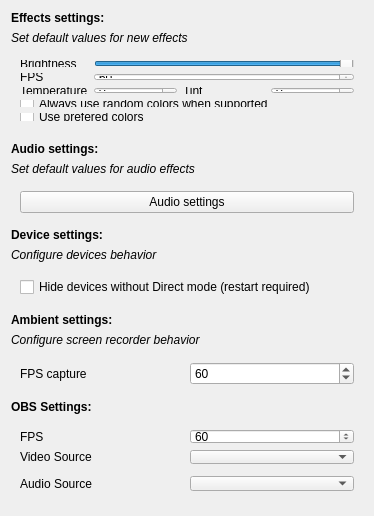
<?xml version="1.0" encoding="UTF-8"?>
<ui version="4.0">
 <class>GlobalSettings</class>
 <widget class="QWidget" name="GlobalSettings">
  <property name="geometry">
   <rect>
    <x>0</x>
    <y>0</y>
    <width>374</width>
    <height>516</height>
   </rect>
  </property>
  <property name="minimumSize">
   <size>
    <width>0</width>
    <height>0</height>
   </size>
  </property>
  <layout class="QGridLayout" name="gridLayout" rowstretch="0,0,0,0,0,0,0,0,0,0,0,0,0,0">
   <property name="sizeConstraint">
    <enum>QLayout::SetMaximumSize</enum>
   </property>
   <item row="6" column="0">
    <widget class="QLabel" name="deviceLabel">
     <property name="sizePolicy">
      <sizepolicy hsizetype="Preferred" vsizetype="Fixed">
       <horstretch>0</horstretch>
       <verstretch>0</verstretch>
      </sizepolicy>
     </property>
     <property name="font">
      <font>
       <bold>true</bold>
      </font>
     </property>
     <property name="text">
      <string>Device settings:</string>
     </property>
    </widget>
   </item>
   <item row="10" column="0">
    <widget class="QLabel" name="ambientInfoLabel">
     <property name="sizePolicy">
      <sizepolicy hsizetype="Preferred" vsizetype="Fixed">
       <horstretch>0</horstretch>
       <verstretch>0</verstretch>
      </sizepolicy>
     </property>
     <property name="font">
      <font>
       <italic>true</italic>
      </font>
     </property>
     <property name="text">
      <string>Configure screen recorder behavior</string>
     </property>
     <property name="textFormat">
      <enum>Qt::PlainText</enum>
     </property>
    </widget>
   </item>
   <item row="1" column="0">
    <widget class="QLabel" name="globalInfoLabel">
     <property name="sizePolicy">
      <sizepolicy hsizetype="Preferred" vsizetype="Fixed">
       <horstretch>0</horstretch>
       <verstretch>0</verstretch>
      </sizepolicy>
     </property>
     <property name="font">
      <font>
       <italic>true</italic>
      </font>
     </property>
     <property name="text">
      <string>Set default values for new effects</string>
     </property>
     <property name="textFormat">
      <enum>Qt::PlainText</enum>
     </property>
    </widget>
   </item>
   <item row="7" column="0">
    <widget class="QLabel" name="deviceInfoLabel">
     <property name="sizePolicy">
      <sizepolicy hsizetype="Preferred" vsizetype="Fixed">
       <horstretch>0</horstretch>
       <verstretch>0</verstretch>
      </sizepolicy>
     </property>
     <property name="font">
      <font>
       <italic>true</italic>
      </font>
     </property>
     <property name="text">
      <string>Configure devices behavior</string>
     </property>
    </widget>
   </item>
   <item row="9" column="0">
    <widget class="QLabel" name="ambientSettingsLabel">
     <property name="sizePolicy">
      <sizepolicy hsizetype="Preferred" vsizetype="Fixed">
       <horstretch>0</horstretch>
       <verstretch>0</verstretch>
      </sizepolicy>
     </property>
     <property name="minimumSize">
      <size>
       <width>0</width>
       <height>15</height>
      </size>
     </property>
     <property name="maximumSize">
      <size>
       <width>16777215</width>
       <height>20</height>
      </size>
     </property>
     <property name="font">
      <font>
       <bold>true</bold>
      </font>
     </property>
     <property name="layoutDirection">
      <enum>Qt::LeftToRight</enum>
     </property>
     <property name="text">
      <string>Ambient settings:</string>
     </property>
     <property name="textFormat">
      <enum>Qt::PlainText</enum>
     </property>
     <property name="alignment">
      <set>Qt::AlignLeading|Qt::AlignLeft|Qt::AlignVCenter</set>
     </property>
    </widget>
   </item>
   <item row="8" column="0">
    <widget class="QFrame" name="frame_2">
     <property name="sizePolicy">
      <sizepolicy hsizetype="Preferred" vsizetype="Fixed">
       <horstretch>0</horstretch>
       <verstretch>0</verstretch>
      </sizepolicy>
     </property>
     <property name="frameShape">
      <enum>QFrame::NoFrame</enum>
     </property>
     <property name="frameShadow">
      <enum>QFrame::Raised</enum>
     </property>
     <layout class="QGridLayout" name="gridLayout_5">
      <item row="0" column="0">
       <widget class="QCheckBox" name="hide_unsupportedCheckBox">
        <property name="layoutDirection">
         <enum>Qt::LeftToRight</enum>
        </property>
        <property name="text">
         <string>Hide devices without Direct mode (restart required)</string>
        </property>
       </widget>
      </item>
     </layout>
    </widget>
   </item>
   <item row="3" column="0">
    <widget class="QLabel" name="audioLabel">
     <property name="font">
      <font>
       <bold>true</bold>
      </font>
     </property>
     <property name="text">
      <string>Audio settings:</string>
     </property>
    </widget>
   </item>
   <item row="11" column="0">
    <widget class="QFrame" name="ambientFrame">
     <property name="sizePolicy">
      <sizepolicy hsizetype="Preferred" vsizetype="Fixed">
       <horstretch>0</horstretch>
       <verstretch>0</verstretch>
      </sizepolicy>
     </property>
     <property name="frameShape">
      <enum>QFrame::NoFrame</enum>
     </property>
     <property name="frameShadow">
      <enum>QFrame::Raised</enum>
     </property>
     <layout class="QGridLayout" name="gridLayout_3">
      <item row="0" column="0">
       <widget class="QLabel" name="fpscaptureLabel">
        <property name="toolTip">
         <string>Amount of screenshot taken by the ScreenRecorder engine</string>
        </property>
        <property name="frameShape">
         <enum>QFrame::NoFrame</enum>
        </property>
        <property name="text">
         <string>FPS capture</string>
        </property>
       </widget>
      </item>
      <item row="0" column="1">
       <widget class="QSpinBox" name="fpscaptureSlider">
        <property name="minimum">
         <number>1</number>
        </property>
        <property name="maximum">
         <number>360</number>
        </property>
        <property name="value">
         <number>60</number>
        </property>
       </widget>
      </item>
     </layout>
    </widget>
   </item>
   <item row="4" column="0">
    <widget class="QLabel" name="audioInfoLabel">
     <property name="font">
      <font>
       <italic>true</italic>
      </font>
     </property>
     <property name="text">
      <string>Set default values for audio effects</string>
     </property>
    </widget>
   </item>
   <item row="2" column="0">
    <widget class="QFrame" name="globalFrame">
     <property name="sizePolicy">
      <sizepolicy hsizetype="Preferred" vsizetype="Fixed">
       <horstretch>0</horstretch>
       <verstretch>0</verstretch>
      </sizepolicy>
     </property>
     <property name="frameShape">
      <enum>QFrame::NoFrame</enum>
     </property>
     <property name="frameShadow">
      <enum>QFrame::Raised</enum>
     </property>
     <layout class="QGridLayout" name="gridLayout_2">
      <item row="6" column="1" colspan="3">
       <widget class="ColorsPicker" name="preferedColors" native="true"/>
      </item>
      <item row="2" column="1">
       <widget class="QLabel" name="fpsLabel">
        <property name="sizePolicy">
         <sizepolicy hsizetype="Fixed" vsizetype="Fixed">
          <horstretch>0</horstretch>
          <verstretch>0</verstretch>
         </sizepolicy>
        </property>
        <property name="text">
         <string>FPS</string>
        </property>
       </widget>
      </item>
      <item row="1" column="1">
       <widget class="QLabel" name="brightnessLabel">
        <property name="sizePolicy">
         <sizepolicy hsizetype="Fixed" vsizetype="Fixed">
          <horstretch>0</horstretch>
          <verstretch>0</verstretch>
         </sizepolicy>
        </property>
        <property name="text">
         <string>Brightness</string>
        </property>
       </widget>
      </item>
      <item row="3" column="1">
       <widget class="QLabel" name="temperatureLabel">
        <property name="text">
         <string>Temperature</string>
        </property>
       </widget>
      </item>
      <item row="3" column="2">
       <widget class="QSpinBox" name="temperature">
        <property name="minimum">
         <number>-100</number>
        </property>
        <property name="maximum">
         <number>100</number>
        </property>
       </widget>
      </item>
      <item row="3" column="3">
       <widget class="QLabel" name="tintLabel">
        <property name="text">
         <string>Tint</string>
        </property>
       </widget>
      </item>
      <item row="3" column="4">
       <widget class="QSpinBox" name="tint">
        <property name="minimum">
         <number>-100</number>
        </property>
        <property name="maximum">
         <number>100</number>
        </property>
       </widget>
      </item>
      <item row="2" column="2" colspan="3">
       <widget class="QSpinBox" name="fpsSlider">
        <property name="minimum">
         <number>1</number>
        </property>
        <property name="maximum">
         <number>360</number>
        </property>
        <property name="value">
         <number>60</number>
        </property>
       </widget>
      </item>
      <item row="1" column="2" colspan="3">
       <widget class="QTooltipedSlider" name="brightnessSlider">
        <property name="maximum">
         <number>100</number>
        </property>
        <property name="value">
         <number>100</number>
        </property>
        <property name="orientation">
         <enum>Qt::Horizontal</enum>
        </property>
       </widget>
      </item>
      <item row="4" column="1" colspan="4">
       <widget class="QCheckBox" name="randomColorsCheckBox">
        <property name="text">
         <string>Always use random colors when supported</string>
        </property>
       </widget>
      </item>
      <item row="5" column="1" colspan="4">
       <widget class="QCheckBox" name="usePreferedColorsCheckBox">
        <property name="text">
         <string>Use prefered colors</string>
        </property>
       </widget>
      </item>
     </layout>
    </widget>
   </item>
   <item row="0" column="0">
    <widget class="QLabel" name="globalSettingsLabel">
     <property name="sizePolicy">
      <sizepolicy hsizetype="Preferred" vsizetype="Fixed">
       <horstretch>0</horstretch>
       <verstretch>0</verstretch>
      </sizepolicy>
     </property>
     <property name="font">
      <font>
       <bold>true</bold>
      </font>
     </property>
     <property name="text">
      <string>Effects settings:</string>
     </property>
     <property name="textFormat">
      <enum>Qt::PlainText</enum>
     </property>
     <property name="alignment">
      <set>Qt::AlignLeading|Qt::AlignLeft|Qt::AlignVCenter</set>
     </property>
    </widget>
   </item>
   <item row="5" column="0">
    <widget class="QFrame" name="frame">
     <property name="frameShape">
      <enum>QFrame::NoFrame</enum>
     </property>
     <property name="frameShadow">
      <enum>QFrame::Raised</enum>
     </property>
     <layout class="QGridLayout" name="gridLayout_4">
      <item row="0" column="0">
       <widget class="QPushButton" name="audioSettings">
        <property name="text">
         <string>Audio settings</string>
        </property>
       </widget>
      </item>
     </layout>
    </widget>
   </item>
   <item row="12" column="0">
    <widget class="QLabel" name="obsInfoLabel">
     <property name="font">
      <font>
       <bold>true</bold>
      </font>
     </property>
     <property name="text">
      <string>OBS Settings:</string>
     </property>
    </widget>
   </item>
   <item row="13" column="0">
    <widget class="QFrame" name="obsFrame">
     <property name="sizePolicy">
      <sizepolicy hsizetype="Preferred" vsizetype="Fixed">
       <horstretch>0</horstretch>
       <verstretch>0</verstretch>
      </sizepolicy>
     </property>
     <property name="frameShape">
      <enum>QFrame::NoFrame</enum>
     </property>
     <property name="frameShadow">
      <enum>QFrame::Raised</enum>
     </property>
     <layout class="QGridLayout" name="gridLayout_6">
      <item row="0" column="0">
       <widget class="QLabel" name="obsFpsLabel">
        <property name="frameShape">
         <enum>QFrame::NoFrame</enum>
        </property>
        <property name="text">
         <string>FPS</string>
        </property>
       </widget>
      </item>
      <item row="0" column="1">
       <widget class="QSpinBox" name="obsFpsSlider">
        <property name="minimum">
         <number>1</number>
        </property>
        <property name="maximum">
         <number>360</number>
        </property>
        <property name="value">
         <number>60</number>
        </property>
       </widget>
      </item>
      <item row="1" column="0">
       <widget class="QLabel" name="obsVideoSourceTypeLabel">
        <property name="text">
         <string>Video Source</string>
        </property>
       </widget>
      </item>
      <item row="1" column="1">
       <widget class="QComboBox" name="obsVideoSourceType"/>
      </item>
      <item row="2" column="0" colspan="2">
       <widget class="QFrame" name="obsVideoSourcePropertiesFrame">
        <property name="sizePolicy">
         <sizepolicy hsizetype="Preferred" vsizetype="Expanding">
          <horstretch>0</horstretch>
          <verstretch>1</verstretch>
         </sizepolicy>
        </property>
        <property name="frameShape">
         <enum>QFrame::NoFrame</enum>
        </property>
        <property name="frameShadow">
         <enum>QFrame::Plain</enum>
        </property>
        <layout class="QVBoxLayout" name="obsVideoSourcePropertiesLayout">
         <property name="leftMargin">
          <number>0</number>
         </property>
         <property name="topMargin">
          <number>0</number>
         </property>
         <property name="rightMargin">
          <number>0</number>
         </property>
         <property name="bottomMargin">
          <number>0</number>
         </property>
        </layout>
       </widget>
      </item>
      <item row="3" column="0">
       <widget class="QLabel" name="obsAudioSourceTypeLabel">
        <property name="text">
         <string>Audio Source</string>
        </property>
       </widget>
      </item>
      <item row="3" column="1">
       <widget class="QComboBox" name="obsAudioSourceType"/>
      </item>
      <item row="4" column="0" colspan="2">
       <widget class="QFrame" name="obsAudioSourcePropertiesFrame">
        <property name="sizePolicy">
         <sizepolicy hsizetype="Preferred" vsizetype="Expanding">
          <horstretch>0</horstretch>
          <verstretch>1</verstretch>
         </sizepolicy>
        </property>
        <property name="frameShape">
         <enum>QFrame::NoFrame</enum>
        </property>
        <property name="frameShadow">
         <enum>QFrame::Plain</enum>
        </property>
        <layout class="QVBoxLayout" name="obsAudioSourcePropertiesLayout">
         <property name="leftMargin">
          <number>0</number>
         </property>
         <property name="topMargin">
          <number>0</number>
         </property>
         <property name="rightMargin">
          <number>0</number>
         </property>
         <property name="bottomMargin">
          <number>0</number>
         </property>
        </layout>
       </widget>
      </item>
     </layout>
    </widget>
   </item>
  </layout>
 </widget>
 <customwidgets>
  <customwidget>
   <class>QTooltipedSlider</class>
   <extends>QSlider</extends>
   <header location="global">QTooltipedSlider.h</header>
  </customwidget>
  <customwidget>
   <class>ColorsPicker</class>
   <extends>QWidget</extends>
   <header location="global">ColorsPicker.h</header>
   <container>1</container>
  </customwidget>
 </customwidgets>
 <resources/>
 <connections/>
</ui>
